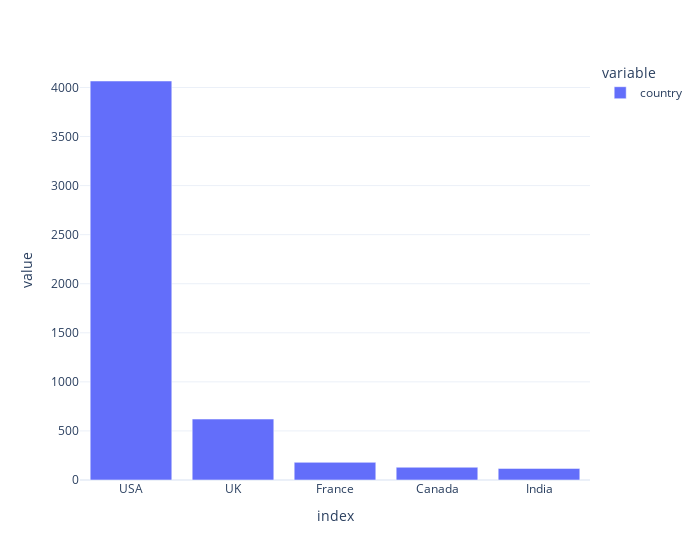

Notebook source saved alongside this figure:
### Markdown cell above
### Sometimes you don't even need to specify the x and y value. This is the case when there's only an index and 1 column

### Code cell
px.bar(df['country'].value_counts().head(5), width=700)

### Figure 1 — Plotly figure (JSON) as saved in the notebook; plotly's stock layout.template omitted (floating-point values rounded to 4 significant figures)
{"data": [{"alignmentgroup": "True", "hovertemplate": "variable=country<br>index=%{x}<br>value=%{y}<extra></extra>", "legendgroup": "country", "marker": {"color": "#636efa"}, "name": "country", "offsetgroup": "country", "orientation": "v", "showlegend": true, "textposition": "auto", "type": "bar", "x": ["USA", "UK", "France", "Canada", "India"], "xaxis": "x", "y": [4066, 621, 180, 130, 118], "yaxis": "y"}], "layout": {"barmode": "relative", "legend": {"title": {"text": "variable"}, "tracegroupgap": 0}, "margin": {"t": 60}, "width": 700, "xaxis": {"anchor": "y", "domain": [0, 1], "title": {"text": "index"}}, "yaxis": {"anchor": "x", "domain": [0, 1], "title": {"text": "value"}}}}
